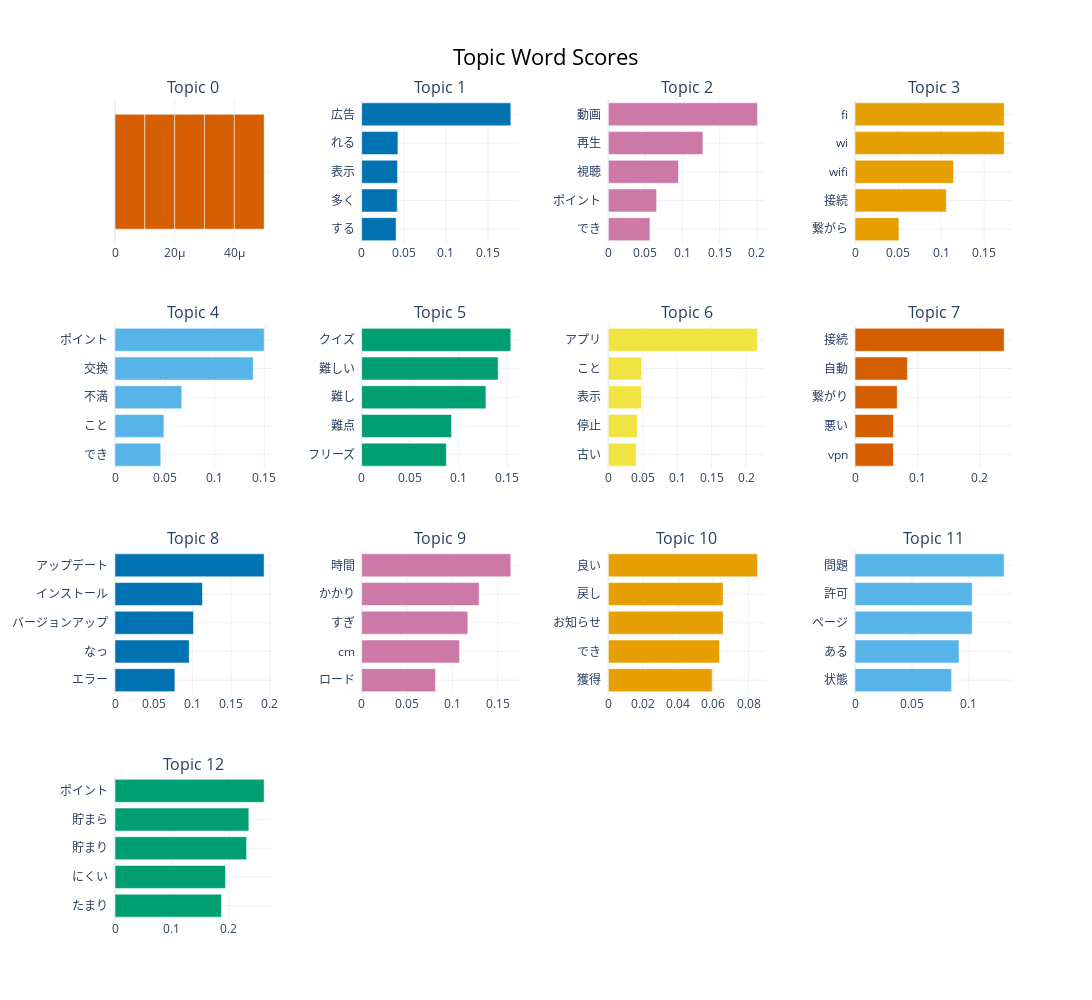

Here is the notebook cell this chart was saved with:
### Code cell
topic_model.visualize_barchart(
    top_n_topics=14,
    width=500,  # 幅を広げる
)

### Figure 1 — Plotly figure (JSON) as saved in the notebook; plotly's stock layout.template omitted (floating-point values rounded to 4 significant figures)
{"data": [{"marker": {"color": "#D55E00"}, "orientation": "h", "type": "bar", "x": [1e-05, 1e-05, 1e-05, 1e-05, 1e-05], "xaxis": "x", "y": ["  ", "  ", "  ", "  ", "  "], "yaxis": "y"}, {"marker": {"color": "#0072B2"}, "orientation": "h", "type": "bar", "x": [0.0409, 0.04228, 0.04261, 0.04304, 0.1771], "xaxis": "x2", "y": ["する  ", "多く  ", "表示  ", "れる  ", "広告  "], "yaxis": "y2"}, {"marker": {"color": "#CC79A7"}, "orientation": "h", "type": "bar", "x": [0.05601, 0.065, 0.09452, 0.1274, 0.2009], "xaxis": "x3", "y": ["でき  ", "ポイント  ", "視聴  ", "再生  ", "動画  "], "yaxis": "y3"}, {"marker": {"color": "#E69F00"}, "orientation": "h", "type": "bar", "x": [0.05096, 0.106, 0.1144, 0.1732, 0.1732], "xaxis": "x4", "y": ["繋がら  ", "接続  ", "wifi  ", "wi  ", "fi  "], "yaxis": "y4"}, {"marker": {"color": "#56B4E9"}, "orientation": "h", "type": "bar", "x": [0.04589, 0.04908, 0.06697, 0.1387, 0.1497], "xaxis": "x5", "y": ["でき  ", "こと  ", "不満  ", "交換  ", "ポイント  "], "yaxis": "y5"}, {"marker": {"color": "#009E73"}, "orientation": "h", "type": "bar", "x": [0.0873, 0.09264, 0.1281, 0.1407, 0.1537], "xaxis": "x6", "y": ["フリーズ  ", "難点  ", "難し  ", "難しい  ", "クイズ  "], "yaxis": "y6"}, {"marker": {"color": "#F0E442"}, "orientation": "h", "type": "bar", "x": [0.04028, 0.04206, 0.04802, 0.04836, 0.2166], "xaxis": "x7", "y": ["古い  ", "停止  ", "表示  ", "こと  ", "アプリ  "], "yaxis": "y7"}, {"marker": {"color": "#D55E00"}, "orientation": "h", "type": "bar", "x": [0.06155, 0.06156, 0.06759, 0.0839, 0.2388], "xaxis": "x8", "y": ["vpn  ", "悪い  ", "繋がり  ", "自動  ", "接続  "], "yaxis": "y8"}, {"marker": {"color": "#0072B2"}, "orientation": "h", "type": "bar", "x": [0.07737, 0.09591, 0.1014, 0.113, 0.1926], "xaxis": "x9", "y": ["エラー  ", "なっ  ", "バージョンアップ  ", "インストール  ", "アップデート  "], "yaxis": "y9"}, {"marker": {"color": "#CC79A7"}, "orientation": "h", "type": "bar", "x": [0.08146, 0.108, 0.1171, 0.1296, 0.1645], "xaxis": "x10", "y": ["ロード  ", "cm  ", "すぎ  ", "かかり  ", "時間  "], "yaxis": "y10"}, {"marker": {"color": "#E69F00"}, "orientation": "h", "type": "bar", "x": [0.05928, 0.06343, 0.0655, 0.0655, 0.08511], "xaxis": "x11", "y": ["獲得  ", "でき  ", "お知らせ  ", "戻し  ", "良い  "], "yaxis": "y11"}, {"marker": {"color": "#56B4E9"}, "orientation": "h", "type": "bar", "x": [0.08468, 0.09129, 0.1028, 0.1028, 0.1309], "xaxis": "x12", "y": ["状態  ", "ある  ", "ページ  ", "許可  ", "問題  "], "yaxis": "y12"}, {"marker": {"color": "#009E73"}, "orientation": "h", "type": "bar", "x": [0.187, 0.1939, 0.231, 0.2349, 0.2618], "xaxis": "x13", "y": ["たまり  ", "にくい  ", "貯まり  ", "貯まら  ", "ポイント  "], "yaxis": "y13"}], "layout": {"annotations": [{"font": {"size": 16}, "showarrow": false, "text": "Topic 0", "x": 0.0875, "xanchor": "center", "xref": "paper", "y": 1, "yanchor": "bottom", "yref": "paper"}, {"font": {"size": 16}, "showarrow": false, "text": "Topic 1", "x": 0.3625, "xanchor": "center", "xref": "paper", "y": 1, "yanchor": "bottom", "yref": "paper"}, {"font": {"size": 16}, "showarrow": false, "text": "Topic 2", "x": 0.6375, "xanchor": "center", "xref": "paper", "y": 1, "yanchor": "bottom", "yref": "paper"}, {"font": {"size": 16}, "showarrow": false, "text": "Topic 3", "x": 0.9125, "xanchor": "center", "xref": "paper", "y": 1, "yanchor": "bottom", "yref": "paper"}, {"font": {"size": 16}, "showarrow": false, "text": "Topic 4", "x": 0.0875, "xanchor": "center", "xref": "paper", "y": 0.725, "yanchor": "bottom", "yref": "paper"}, {"font": {"size": 16}, "showarrow": false, "text": "Topic 5", "x": 0.3625, "xanchor": "center", "xref": "paper", "y": 0.725, "yanchor": "bottom", "yref": "paper"}, {"font": {"size": 16}, "showarrow": false, "text": "Topic 6", "x": 0.6375, "xanchor": "center", "xref": "paper", "y": 0.725, "yanchor": "bottom", "yref": "paper"}, {"font": {"size": 16}, "showarrow": false, "text": "Topic 7", "x": 0.9125, "xanchor": "center", "xref": "paper", "y": 0.725, "yanchor": "bottom", "yref": "paper"}, {"font": {"size": 16}, "showarrow": false, "text": "Topic 8", "x": 0.0875, "xanchor": "center", "xref": "paper", "y": 0.45, "yanchor": "bottom", "yref": "paper"}, {"font": {"size": 16}, "showarrow": false, "text": "Topic 9", "x": 0.3625, "xanchor": "center", "xref": "paper", "y": 0.45, "yanchor": "bottom", "yref": "paper"}, {"font": {"size": 16}, "showarrow": false, "text": "Topic 10", "x": 0.6375, "xanchor": "center", "xref": "paper", "y": 0.45, "yanchor": "bottom", "yref": "paper"}, {"font": {"size": 16}, "showarrow": false, "text": "Topic 11", "x": 0.9125, "xanchor": "center", "xref": "paper", "y": 0.45, "yanchor": "bottom", "yref": "paper"}, {"font": {"size": 16}, "showarrow": false, "text": "Topic 12", "x": 0.0875, "xanchor": "center", "xref": "paper", "y": 0.175, "yanchor": "bottom", "yref": "paper"}], "height": 1000, "hoverlabel": {"bgcolor": "white", "font": {"family": "Rockwell", "size": 16}}, "showlegend": false, "title": {"font": {"color": "Black", "size": 22}, "text": "Topic Word Scores", "x": 0.5, "xanchor": "center", "yanchor": "top"}, "width": 2000, "xaxis": {"anchor": "y", "domain": [0, 0.175], "showgrid": true}, "xaxis10": {"anchor": "y10", "domain": [0.275, 0.45], "showgrid": true}, "xaxis11": {"anchor": "y11", "domain": [0.55, 0.725], "showgrid": true}, "xaxis12": {"anchor": "y12", "domain": [0.825, 1], "showgrid": true}, "xaxis13": {"anchor": "y13", "domain": [0, 0.175], "showgrid": true}, "xaxis14": {"anchor": "y14", "domain": [0.275, 0.45], "showgrid": true}, "xaxis15": {"anchor": "y15", "domain": [0.55, 0.725], "showgrid": true}, "xaxis16": {"anchor": "y16", "domain": [0.825, 1], "showgrid": true}, "xaxis2": {"anchor": "y2", "domain": [0.275, 0.45], "showgrid": true}, "xaxis3": {"anchor": "y3", "domain": [0.55, 0.725], "showgrid": true}, "xaxis4": {"anchor": "y4", "domain": [0.825, 1], "showgrid": true}, "xaxis5": {"anchor": "y5", "domain": [0, 0.175], "showgrid": true}, "xaxis6": {"anchor": "y6", "domain": [0.275, 0.45], "showgrid": true}, "xaxis7": {"anchor": "y7", "domain": [0.55, 0.725], "showgrid": true}, "xaxis8": {"anchor": "y8", "domain": [0.825, 1], "showgrid": true}, "xaxis9": {"anchor": "y9", "domain": [0, 0.175], "showgrid": true}, "yaxis": {"anchor": "x", "domain": [0.825, 1], "showgrid": true}, "yaxis10": {"anchor": "x10", "domain": [0.275, 0.45], "showgrid": true}, "yaxis11": {"anchor": "x11", "domain": [0.275, 0.45], "showgrid": true}, "yaxis12": {"anchor": "x12", "domain": [0.275, 0.45], "showgrid": true}, "yaxis13": {"anchor": "x13", "domain": [0, 0.175], "showgrid": true}, "yaxis14": {"anchor": "x14", "domain": [0, 0.175], "showgrid": true}, "yaxis15": {"anchor": "x15", "domain": [0, 0.175], "showgrid": true}, "yaxis16": {"anchor": "x16", "domain": [0, 0.175], "showgrid": true}, "yaxis2": {"anchor": "x2", "domain": [0.825, 1], "showgrid": true}, "yaxis3": {"anchor": "x3", "domain": [0.825, 1], "showgrid": true}, "yaxis4": {"anchor": "x4", "domain": [0.825, 1], "showgrid": true}, "yaxis5": {"anchor": "x5", "domain": [0.55, 0.725], "showgrid": true}, "yaxis6": {"anchor": "x6", "domain": [0.55, 0.725], "showgrid": true}, "yaxis7": {"anchor": "x7", "domain": [0.55, 0.725], "showgrid": true}, "yaxis8": {"anchor": "x8", "domain": [0.55, 0.725], "showgrid": true}, "yaxis9": {"anchor": "x9", "domain": [0.275, 0.45], "showgrid": true}}}
